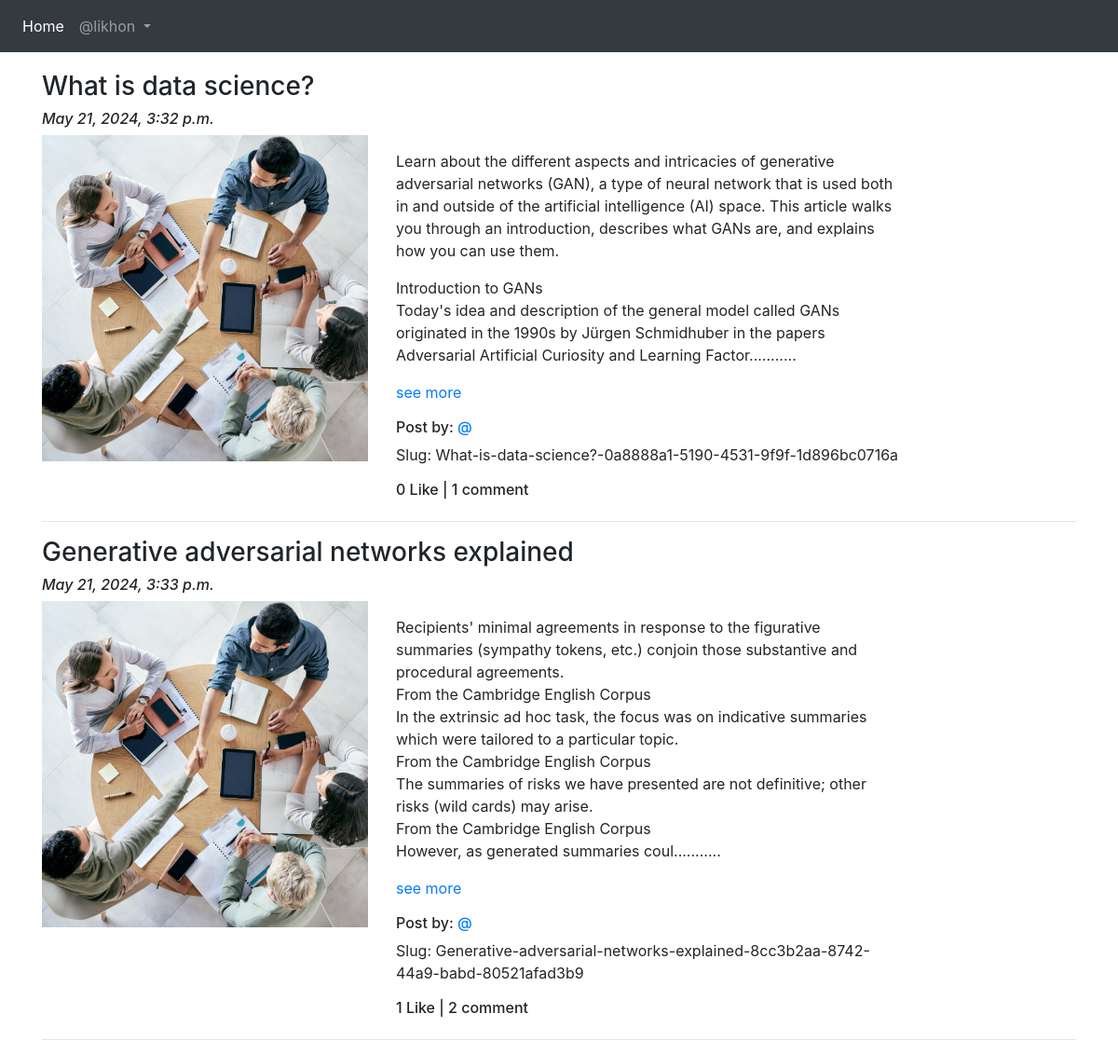
Screenshot of /blog/ (signed in) with the database file from the repository.
### Blog_app/models.py (models this page shows, shortened)
class Blog(models.Model):
    blog_title = models.CharField(max_length=200)
    blog_content = models.TextField()
    publish_date = models.DateTimeField(auto_now_add=True)
    update_date = models.DateTimeField(auto_now=True)
    slug = models.SlugField(unique=True, max_length=200, blank=True)
    blog_image = models.ImageField(upload_to='blog_images/', blank=True, null=True)

### Blog_app/views.py (the view)
# urls.py: path('', views.BlogList.as_view(), name='blog_list'),
class BlogList(ListView):
    context_object_name = 'blogs'
    model = Blog
    template_name = 'Blog-app/blog_list.html'

### Blog_app/templatetags/custom_filters.py (called while the page is built)
@register.filter(name='range_filter')
def range_filter(value):
    return value[:500] + "..........."

### templates/Blog_app/blog_list.html (shortened to what this page needs)
{% extends 'base.html' %}
{% load custom_filters %}
{% block body_block %}
{% for blog in blogs %}
<h3>{{ blog.blog_title }}</h3>
<h6><i>{{ blog.publish_date }}</i></h6>
<div class="row">
    <div class="col-sm-4">
        <img src="/media/profile/s-4-episode-8-sm.jpg" alt="{{ blog.blog_title }}" title="{{ blog.blog_title }}" width="100%">
    </div>
    <div class="col-sm-6">
        <p>{{ blog.blog_content|range_filter|linebreaks }}
            <a href="{% url 'Blog_app:blog_details' slug=blog.slug %}">see more</a>
        </p>
        <h6>Post by: <a href="User_1">@{{ blog.author.username }}</a></h6>
        <p>Slug: {{ blog.slug }}</p>
        <h6>{{blog.liked_blog.count}} Like | {{blog.blog_comment.count}} comment</h6>
    </div>
</div>
<hr>
{% endfor %}
{% endblock %}

### templates/base.html (shortened to what this page needs)
<!doctype html>
<html lang="en">
<head>
    <link rel="stylesheet" href="https://cdn.jsdelivr.net/npm/bootstrap@4.6.2/dist/css/bootstrap.min.css">
    <link rel="stylesheet" href="https://cdnjs.cloudflare.com/ajax/libs/font-awesome/6.0.0-beta3/css/all.min.css">
</head>
<body>
    <nav class="navbar navbar-expand-sm bg-dark navbar-dark">
        <ul class="navbar-nav">
          <li class="nav-item active">
            <a class="nav-link" href="{% url 'index' %}">Home</a>
          </li>
          {% if user.is_authenticated %}
          <div class="dropdown">
            <a class="nav-link dropdown-toggle" href="#" id="navbardrop" data-toggle="dropdown">
              @{{user.username}}
            </a>
          </div>
          {% endif %}
        </ul>
    </nav>
    <div class="container" style="padding-top: 20px;">
        {% block body_block %}
        {% endblock %}
    </div>
</body>
</html>

### rows the page displays
Blog: blog_title "What is data science?", publish_date "May 21, 2024, 3:32 p.m.", blog_content|range_filter "Learn about the different aspects and intricacies of generative adversarial networks (GAN), a type of neural network that is used both in and outside of the artificial intelligence (AI) space. This article walks you through an introduction, describes what GANs are, and explains how you can use them. Introduction to GANs Today's idea and description of the general model called GANs originated in the 1990s by Jürgen Schmidhuber in the papers Adversarial Artificial Curiosity and Learning Factor...........", slug "What-is-data-science?-0a8888a1-5190-4531-9f9f-1d896bc0716a", liked_blog.count "0", blog_comment.count "1"
Blog: blog_title "Generative adversarial networks explained", publish_date "May 21, 2024, 3:33 p.m.", blog_content|range_filter "Recipients' minimal agreements in response to the figurative summaries (sympathy tokens, etc.) conjoin those substantive and procedural agreements. From the Cambridge English Corpus In the extrinsic ad hoc task, the focus was on indicative summaries which were tailored to a particular topic. From the Cambridge English Corpus The summaries of risks we have presented are not definitive; other risks (wild cards) may arise. From the Cambridge English Corpus However, as generated summaries coul...........", slug "Generative-adversarial-networks-explained-8cc3b2aa-8742-44a9-babd-80521afad3b9", liked_blog.count "1", blog_comment.count "2"

### other values shown
{{ user.username }} "likhon"
